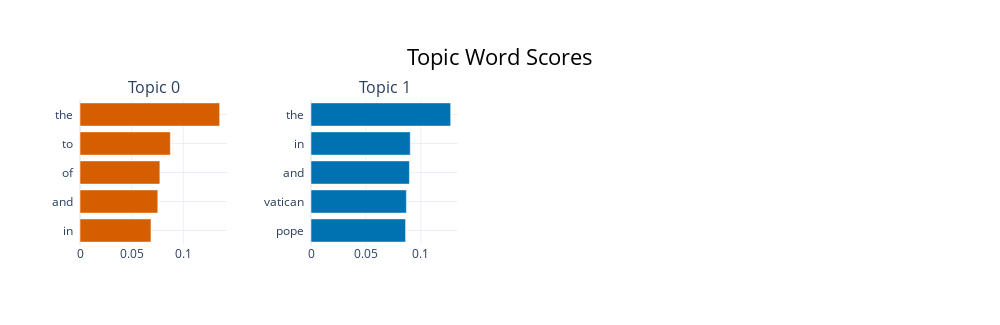

The notebook cell this image was saved under:
### Code cell
# Step 11: Print sample output
print(df[["headline", "topic_words"]].head(10))

# Step 12: Visualize the top 10 extracted topics
topic_model.visualize_barchart(top_n_topics=5)

### Figure 1 — Plotly figure (JSON) as saved in the notebook; plotly's stock layout.template omitted (floating-point values rounded to 4 significant figures)
{"data": [{"marker": {"color": "#D55E00"}, "orientation": "h", "type": "bar", "x": [0.06867, 0.07529, 0.07728, 0.08742, 0.1351], "xaxis": "x", "y": ["in  ", "and  ", "of  ", "to  ", "the  "], "yaxis": "y"}, {"marker": {"color": "#0072B2"}, "orientation": "h", "type": "bar", "x": [0.08604, 0.08677, 0.08952, 0.09029, 0.127], "xaxis": "x2", "y": ["pope  ", "vatican  ", "and  ", "in  ", "the  "], "yaxis": "y2"}], "layout": {"annotations": [{"font": {"size": 16}, "showarrow": false, "text": "Topic 0", "x": 0.0875, "xanchor": "center", "xref": "paper", "y": 1, "yanchor": "bottom", "yref": "paper"}, {"font": {"size": 16}, "showarrow": false, "text": "Topic 1", "x": 0.3625, "xanchor": "center", "xref": "paper", "y": 1, "yanchor": "bottom", "yref": "paper"}], "height": 325, "hoverlabel": {"bgcolor": "white", "font": {"family": "Rockwell", "size": 16}}, "showlegend": false, "title": {"font": {"color": "Black", "size": 22}, "text": "Topic Word Scores", "x": 0.5, "xanchor": "center", "yanchor": "top"}, "width": 1000, "xaxis": {"anchor": "y", "domain": [0, 0.175], "showgrid": true}, "xaxis2": {"anchor": "y2", "domain": [0.275, 0.45], "showgrid": true}, "xaxis3": {"anchor": "y3", "domain": [0.55, 0.725], "showgrid": true}, "xaxis4": {"anchor": "y4", "domain": [0.825, 1], "showgrid": true}, "yaxis": {"anchor": "x", "domain": [0, 1], "showgrid": true}, "yaxis2": {"anchor": "x2", "domain": [0, 1], "showgrid": true}, "yaxis3": {"anchor": "x3", "domain": [0, 1], "showgrid": true}, "yaxis4": {"anchor": "x4", "domain": [0, 1], "showgrid": true}}}
